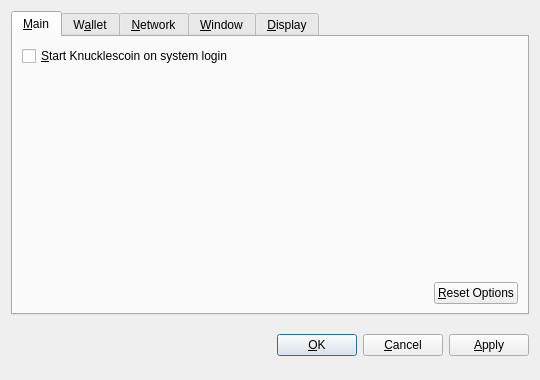
<?xml version="1.0" encoding="UTF-8"?>
<ui version="4.0">
 <class>OptionsDialog</class>
 <widget class="QDialog" name="OptionsDialog">
  <property name="geometry">
   <rect>
    <x>0</x>
    <y>0</y>
    <width>540</width>
    <height>380</height>
   </rect>
  </property>
  <property name="windowTitle">
   <string>Options</string>
  </property>
  <property name="modal">
   <bool>true</bool>
  </property>
  <layout class="QVBoxLayout" name="verticalLayout">
   <item>
    <widget class="QTabWidget" name="tabWidget">
     <property name="tabPosition">
      <enum>QTabWidget::North</enum>
     </property>
     <property name="currentIndex">
      <number>0</number>
     </property>
     <widget class="QWidget" name="tabMain">
      <attribute name="title">
       <string>&amp;Main</string>
      </attribute>
      <layout class="QVBoxLayout" name="verticalLayout_Main">
       <item>
        <widget class="QCheckBox" name="bitcoinAtStartup">
         <property name="toolTip">
          <string>Automatically start Knucklescoin after logging in to the system.</string>
         </property>
         <property name="text">
          <string>&amp;Start Knucklescoin on system login</string>
         </property>
        </widget>
       </item>
       <item>
        <spacer name="verticalSpacer_Main">
         <property name="orientation">
          <enum>Qt::Vertical</enum>
         </property>
         <property name="sizeHint" stdset="0">
          <size>
           <width>20</width>
           <height>40</height>
          </size>
         </property>
        </spacer>
       </item>
       <item>
        <layout class="QHBoxLayout" name="horizontalLayout_2_Main">
         <item>
          <spacer name="horizontalSpacer_2_Main">
           <property name="orientation">
            <enum>Qt::Horizontal</enum>
           </property>
           <property name="sizeHint" stdset="0">
            <size>
             <width>40</width>
             <height>20</height>
            </size>
           </property>
          </spacer>
         </item>
         <item>
          <widget class="QPushButton" name="resetButton">
           <property name="toolTip">
            <string>Reset all client options to default.</string>
           </property>
           <property name="text">
            <string>&amp;Reset Options</string>
           </property>
           <property name="autoDefault">
            <bool>false</bool>
           </property>
          </widget>
         </item>
        </layout>
       </item>
      </layout>
     </widget>
     <widget class="QWidget" name="tabWallet">
      <attribute name="title">
       <string>W&amp;allet</string>
      </attribute>
      <layout class="QVBoxLayout" name="verticalLayout_Network">
       <item>
        <widget class="QLabel" name="transactionFeeInfoLabel">
         <property name="text">
          <string>Optional transaction fee per kB that helps make sure your transactions are processed quickly. Most transactions are 1 kB.</string>
         </property>
         <property name="textFormat">
          <enum>Qt::PlainText</enum>
         </property>
         <property name="wordWrap">
          <bool>true</bool>
         </property>
        </widget>
       </item>
       <item>
        <layout class="QHBoxLayout" name="horizontalLayout_1_Main">
         <item>
          <widget class="QLabel" name="transactionFeeLabel">
           <property name="text">
            <string>Pay transaction &amp;fee</string>
           </property>
           <property name="textFormat">
            <enum>Qt::PlainText</enum>
           </property>
           <property name="buddy">
            <cstring>transactionFee</cstring>
           </property>
          </widget>
         </item>
         <item>
          <widget class="BitcoinAmountField" name="transactionFee"/>
         </item>
         <item>
          <spacer name="horizontalSpacer_1_Main">
           <property name="orientation">
            <enum>Qt::Horizontal</enum>
           </property>
           <property name="sizeHint" stdset="0">
            <size>
             <width>40</width>
             <height>20</height>
            </size>
           </property>
          </spacer>
         </item>
        </layout>
       </item>
       <item>
        <widget class="QLabel" name="label">
         <property name="text">
          <string>If you disable the spending of unconfirmed change, the change from a transaction cannot be used until that transaction has at least one confirmation. This also affects how your balance is computed.</string>
         </property>
         <property name="wordWrap">
          <bool>true</bool>
         </property>
        </widget>
       </item>
       <item>
        <widget class="QCheckBox" name="spendZeroConfChange">
         <property name="text">
          <string>Spend unconfirmed change  (experts only)</string>
         </property>
        </widget>
       </item>
       <item>
        <spacer name="verticalSpacer">
         <property name="orientation">
          <enum>Qt::Vertical</enum>
         </property>
         <property name="sizeHint" stdset="0">
          <size>
           <width>20</width>
           <height>40</height>
          </size>
         </property>
        </spacer>
       </item>
      </layout>
     </widget>
     <widget class="QWidget" name="tabNetwork">
      <attribute name="title">
       <string>&amp;Network</string>
      </attribute>
      <layout class="QVBoxLayout" name="verticalLayout_Network">
       <item>
        <widget class="QCheckBox" name="mapPortUpnp">
         <property name="toolTip">
          <string>Automatically open the Knucklescoin client port on the router. This only works when your router supports UPnP and it is enabled.</string>
         </property>
         <property name="text">
          <string>Map port using &amp;UPnP</string>
         </property>
        </widget>
       </item>
       <item>
        <widget class="QCheckBox" name="connectSocks">
         <property name="toolTip">
          <string>Connect to the Knucklescoin network through a SOCKS proxy (e.g. when connecting through Tor).</string>
         </property>
         <property name="text">
          <string>&amp;Connect through SOCKS proxy:</string>
         </property>
        </widget>
       </item>
       <item>
        <layout class="QHBoxLayout" name="horizontalLayout_Network">
         <item>
          <widget class="QLabel" name="proxyIpLabel">
           <property name="text">
            <string>Proxy &amp;IP:</string>
           </property>
           <property name="textFormat">
            <enum>Qt::PlainText</enum>
           </property>
           <property name="buddy">
            <cstring>proxyIp</cstring>
           </property>
          </widget>
         </item>
         <item>
          <widget class="QValidatedLineEdit" name="proxyIp">
           <property name="maximumSize">
            <size>
             <width>140</width>
             <height>16777215</height>
            </size>
           </property>
           <property name="toolTip">
            <string>IP address of the proxy (e.g. 127.0.0.1)</string>
           </property>
          </widget>
         </item>
         <item>
          <widget class="QLabel" name="proxyPortLabel">
           <property name="text">
            <string>&amp;Port:</string>
           </property>
           <property name="textFormat">
            <enum>Qt::PlainText</enum>
           </property>
           <property name="buddy">
            <cstring>proxyPort</cstring>
           </property>
          </widget>
         </item>
         <item>
          <widget class="QLineEdit" name="proxyPort">
           <property name="maximumSize">
            <size>
             <width>55</width>
             <height>16777215</height>
            </size>
           </property>
           <property name="toolTip">
            <string>Port of the proxy (e.g. 9050)</string>
           </property>
          </widget>
         </item>
         <item>
          <widget class="QLabel" name="socksVersionLabel">
           <property name="text">
            <string>SOCKS &amp;Version:</string>
           </property>
           <property name="textFormat">
            <enum>Qt::PlainText</enum>
           </property>
           <property name="buddy">
            <cstring>socksVersion</cstring>
           </property>
          </widget>
         </item>
         <item>
          <widget class="QValueComboBox" name="socksVersion">
           <property name="toolTip">
            <string>SOCKS version of the proxy (e.g. 5)</string>
           </property>
          </widget>
         </item>
         <item>
          <spacer name="horizontalSpacer_Network">
           <property name="orientation">
            <enum>Qt::Horizontal</enum>
           </property>
           <property name="sizeHint" stdset="0">
            <size>
             <width>40</width>
             <height>20</height>
            </size>
           </property>
          </spacer>
         </item>
        </layout>
       </item>
       <item>
        <spacer name="verticalSpacer_Network">
         <property name="orientation">
          <enum>Qt::Vertical</enum>
         </property>
         <property name="sizeHint" stdset="0">
          <size>
           <width>20</width>
           <height>40</height>
          </size>
         </property>
        </spacer>
       </item>
      </layout>
     </widget>
     <widget class="QWidget" name="tabWindow">
      <attribute name="title">
       <string>&amp;Window</string>
      </attribute>
      <layout class="QVBoxLayout" name="verticalLayout_Window">
       <item>
        <widget class="QCheckBox" name="minimizeToTray">
         <property name="toolTip">
          <string>Show only a tray icon after minimizing the window.</string>
         </property>
         <property name="text">
          <string>&amp;Minimize to the tray instead of the taskbar</string>
         </property>
        </widget>
       </item>
       <item>
        <widget class="QCheckBox" name="minimizeOnClose">
         <property name="toolTip">
          <string>Minimize instead of exit the application when the window is closed. When this option is enabled, the application will be closed only after selecting Quit in the menu.</string>
         </property>
         <property name="text">
          <string>M&amp;inimize on close</string>
         </property>
        </widget>
       </item>
       <item>
        <spacer name="verticalSpacer_Window">
         <property name="orientation">
          <enum>Qt::Vertical</enum>
         </property>
         <property name="sizeHint" stdset="0">
          <size>
           <width>20</width>
           <height>40</height>
          </size>
         </property>
        </spacer>
       </item>
      </layout>
     </widget>
     <widget class="QWidget" name="tabDisplay">
      <attribute name="title">
       <string>&amp;Display</string>
      </attribute>
      <layout class="QVBoxLayout" name="verticalLayout_Display">
       <item>
        <layout class="QHBoxLayout" name="horizontalLayout_1_Display">
         <item>
          <widget class="QLabel" name="langLabel">
           <property name="text">
            <string>User Interface &amp;language:</string>
           </property>
           <property name="textFormat">
            <enum>Qt::PlainText</enum>
           </property>
           <property name="buddy">
            <cstring>lang</cstring>
           </property>
          </widget>
         </item>
         <item>
          <widget class="QValueComboBox" name="lang">
           <property name="toolTip">
            <string>The user interface language can be set here. This setting will take effect after restarting Knucklescoin.</string>
           </property>
          </widget>
         </item>
        </layout>
       </item>
       <item>
        <layout class="QHBoxLayout" name="horizontalLayout_2_Display">
         <item>
          <widget class="QLabel" name="unitLabel">
           <property name="text">
            <string>&amp;Unit to show amounts in:</string>
           </property>
           <property name="textFormat">
            <enum>Qt::PlainText</enum>
           </property>
           <property name="buddy">
            <cstring>unit</cstring>
           </property>
          </widget>
         </item>
         <item>
          <widget class="QValueComboBox" name="unit">
           <property name="toolTip">
            <string>Choose the default subdivision unit to show in the interface and when sending coins.</string>
           </property>
          </widget>
         </item>
        </layout>
       </item>
       <item>
        <widget class="QCheckBox" name="displayAddresses">
         <property name="toolTip">
          <string>Whether to show Knucklescoin addresses in the transaction list or not.</string>
         </property>
         <property name="text">
          <string>&amp;Display addresses in transaction list</string>
         </property>
        </widget>
       </item>
       <item>
        <widget class="QCheckBox" name="coinControlFeatures">
         <property name="toolTip">
          <string>Whether to show coin control features or not.</string>
         </property>
         <property name="text">
          <string>Display coin &amp;control features (experts only!)</string>
         </property>
        </widget>
       </item>
       <item>
        <spacer name="verticalSpacer_Display">
         <property name="orientation">
          <enum>Qt::Vertical</enum>
         </property>
         <property name="sizeHint" stdset="0">
          <size>
           <width>20</width>
           <height>40</height>
          </size>
         </property>
        </spacer>
       </item>
      </layout>
     </widget>
    </widget>
   </item>
   <item>
    <layout class="QHBoxLayout" name="horizontalLayout_Buttons">
     <item>
      <spacer name="horizontalSpacer_1">
       <property name="orientation">
        <enum>Qt::Horizontal</enum>
       </property>
       <property name="sizeHint" stdset="0">
        <size>
         <width>40</width>
         <height>48</height>
        </size>
       </property>
      </spacer>
     </item>
     <item>
      <widget class="QLabel" name="statusLabel">
       <property name="font">
        <font>
         <weight>75</weight>
         <bold>true</bold>
        </font>
       </property>
       <property name="text">
        <string/>
       </property>
       <property name="textFormat">
        <enum>Qt::PlainText</enum>
       </property>
       <property name="wordWrap">
        <bool>true</bool>
       </property>
      </widget>
     </item>
     <item>
      <spacer name="horizontalSpacer_2">
       <property name="orientation">
        <enum>Qt::Horizontal</enum>
       </property>
       <property name="sizeHint" stdset="0">
        <size>
         <width>40</width>
         <height>48</height>
        </size>
       </property>
      </spacer>
     </item>
     <item>
      <widget class="QPushButton" name="okButton">
       <property name="text">
        <string>&amp;OK</string>
       </property>
      </widget>
     </item>
     <item>
      <widget class="QPushButton" name="cancelButton">
       <property name="text">
        <string>&amp;Cancel</string>
       </property>
       <property name="autoDefault">
        <bool>false</bool>
       </property>
      </widget>
     </item>
     <item>
      <widget class="QPushButton" name="applyButton">
       <property name="text">
        <string>&amp;Apply</string>
       </property>
       <property name="autoDefault">
        <bool>false</bool>
       </property>
      </widget>
     </item>
    </layout>
   </item>
  </layout>
 </widget>
 <customwidgets>
  <customwidget>
   <class>BitcoinAmountField</class>
   <extends>QSpinBox</extends>
   <header>bitcoinamountfield.h</header>
  </customwidget>
  <customwidget>
   <class>QValueComboBox</class>
   <extends>QComboBox</extends>
   <header>qvaluecombobox.h</header>
  </customwidget>
  <customwidget>
   <class>QValidatedLineEdit</class>
   <extends>QLineEdit</extends>
   <header>qvalidatedlineedit.h</header>
  </customwidget>
 </customwidgets>
 <resources/>
 <connections/>
</ui>
